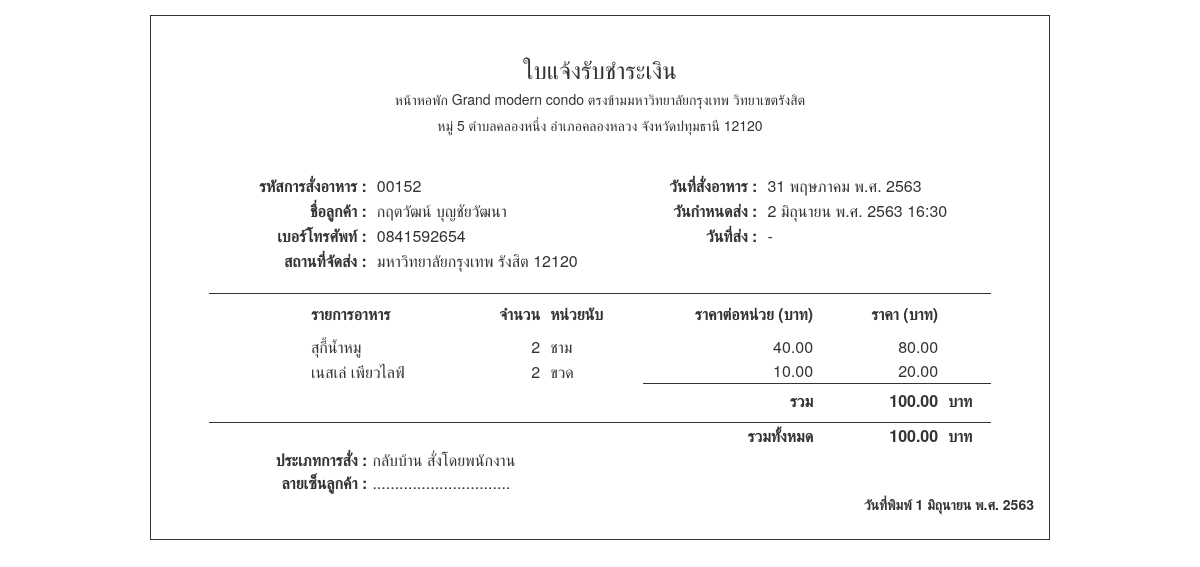
The page /admin/bill_order.php?oid=00152 (signed in) on the database its author committed.
### tables this page shows
CREATE TABLE `orders` (
  `orderid` int(5) UNSIGNED ZEROFILL NOT NULL COMMENT 'รหัสการสั่ง',
  `orderdate` datetime NOT NULL COMMENT 'วัน/เวลาที่สั่ง',
  `order_date_tobedelivery` date NOT NULL COMMENT 'วันกำหนดส่ง',
  `order_time_tobedelivery` time NOT NULL COMMENT 'เวลากำหนดส่ง',
  `order_date_delivered` date NOT NULL COMMENT 'วันที่ส่ง',
  `order_time_delivered` time NOT NULL COMMENT 'เวลาส่ง',
  `order_delivery_place` varchar(100) NOT NULL COMMENT 'สถานที่ส่ง',
  `order_status` int(1) NOT NULL COMMENT 'สถานะการสั่ง',
  `order_type` int(1) NOT NULL COMMENT 'ประเภทการสั่ง',
  `order_totalprice` float(7,2) NOT NULL COMMENT 'ราคารวม',
  `order_evidence` varchar(100) NOT NULL COMMENT 'หลักฐานการชำระ',
  `order_evidence_date` datetime NOT NULL,
  `tables_no` int(5) DEFAULT NULL,
  `payno` int(5) UNSIGNED ZEROFILL DEFAULT NULL,
  `payno_cancel` int(5) UNSIGNED ZEROFILL DEFAULT NULL COMMENT 'ใบเสร็จที่ถูกยกเลิก',
  `cusid` int(5) NOT NULL,
  `reserv_id` int(5) UNSIGNED ZEROFILL DEFAULT NULL
);

CREATE TABLE `customers` (
  `cusid` int(5) NOT NULL,
  `cus_name` varchar(50) NOT NULL,
  `cus_user` varchar(20) NOT NULL,
  `cus_birth` date DEFAULT NULL,
  `cus_tel` varchar(15) NOT NULL,
  `cus_email` varchar(30) NOT NULL,
  `cus_status` int(1) NOT NULL,
  `cus_password` char(40) NOT NULL,
  `cus_postnum` varchar(5) NOT NULL,
  `cus_address` varchar(100) NOT NULL
);

CREATE TABLE `orderdetails` (
  `orderdetid` int(5) UNSIGNED ZEROFILL NOT NULL,
  `orderdet_amount` int(3) NOT NULL COMMENT 'จำนวนอาหารที่สั่ง',
  `orderdet_status` int(1) NOT NULL COMMENT 'สถานะ',
  `orderdet_price` float(7,2) NOT NULL COMMENT 'ราคาที่สั่ง',
  `orderdet_note` varchar(100) NOT NULL COMMENT 'หมายเหตุ',
  `orderid` int(5) UNSIGNED ZEROFILL NOT NULL,
  `foodid` int(5) NOT NULL
);

CREATE TABLE `foods` (
  `foodid` int(5) NOT NULL,
  `food_name` varchar(50) NOT NULL,
  `food_type` int(1) NOT NULL COMMENT 'ประเภทอาหาร',
  `food_price` float(7,2) NOT NULL,
  `food_qty` int(4) NOT NULL COMMENT 'จำนวน',
  `food_count` varchar(30) NOT NULL,
  `food_image` varchar(100) NOT NULL,
  `food_recomend` int(1) NOT NULL DEFAULT '0' COMMENT 'จำนวนการแนะนำ',
  `food_status` int(1) NOT NULL DEFAULT '0'
);

### conf/function.php (called while the page is built, shortened)
<?php
function tothaiyear($dates)
{
    $date = date("d-m-Y", strtotime($dates));
    $d1 = substr($date, 0, 2);
    $m1 = substr($date, 3, 2);
    $y = substr($date, 6, 4);
    $y1 = $y + 543;
    if ($date == "") {
        return "";
    } else {
        return $d1 . "/" . $m1 . "/" . $y1;
    }
}
function dt_tothaiyear($dates)
{
    $date = date("d-m-Y H:i", strtotime($dates));
    $d1 = substr($date, 0, 2);
    $m1 = substr($date, 3, 2);
    $y = substr($date, 6, 4);
    $y1 = $y + 543;
    $time = substr($date, 11, 6);
    if ($date == "") {
        return "";
    } else {
        return $d1 . "/" . $m1 . "/" . $y1 . " " . $time;
    }
}
function fulldate_thai($dates)
{
    $d = substr($dates, 0, 2);
    $m = substr($dates, 3, 2);
    $y = substr($dates, 6, 4);
    if ($d < 10) {
        $d = substr($d, 1, 1);
    }
    if ($m < 10) {
        $m = substr($m, 1, 1);
    }
    $months = array(
        '',
        'มกราคม',
        'กุมภาพันธ์',
        'มีนาคม',
        'เมษายน',
        'พฤษภาคม',
        'มิถุนายน',
        'กรกฎาคม ',
        'สิงหาคม',
        'กันยายน',
        'ตุลาคม',
        'พฤศจิกายน',
        'ธันวาคม',
    );
    if ($dates == "") {
        return "";
    } else {
        return $d . " " . $months[$m] . " พ.ศ. " . ($y + 543);
    }
}
function fulldatetime_thai($dates)
{
    $d = substr($dates, 0, 2);
    $m = substr($dates, 3, 2);
    $y = substr($dates, 6, 4);
    if ($d < 10) {
        $d = substr($d, 1, 1);
    }
    if ($m < 10) {
        $m = substr($m, 1, 1);
    }
    $months = array(
        '',
        'มกราคม',
        'กุมภาพันธ์',
        'มีนาคม',
        'เมษายน',
        'พฤษภาคม',
        'มิถุนายน',
        'กรกฎาคม ',
        'สิงหาคม',
        'กันยายน',
        'ตุลาคม',
        'พฤศจิกายน',
        'ธันวาคม',
    );
    if ($dates == "") {
        return "";
    } else {
        return $d . " " . $months[$m] . " พ.ศ. " . ($y);
    }
}

### admin/bill_order.php (the view, shortened to what this page needs)
<?php
include("conf/lib.php");
include("../conf/function.php");
include("../conf/connection.php");
?>
<head>
</head>
<body>
    <?php
    $sql_payment = "SELECT * FROM orders
    LEFT JOIN customers ON orders.cusid = customers.cusid WHERE orders.orderid = '" . $_GET['oid'] . "'";
    $result_payment = mysqli_fetch_assoc(mysqli_query($link, $sql_payment));
    ?>
    <div class="container" style="padding-top:20px; width:900px; margin-top:15px; border:1px solid;">
        <h3 class="text-center">ใบแจ้งรับชำระเงิน</h3>
        <h5 class="text-center">หน้าหอพัก Grand modern condo ตรงข้ามมหาวิทยาลัยกรุงเทพ วิทยาเขตรังสิต</h5>
        <h5 class="text-center" style="padding-bottom:30px;">หมู่ 5 ตำบลคลองหนึ่ง อำเภอคลองหลวง จังหวัดปทุมธานี 12120</h5>
        <table width="90%" border="0" align="center">
            <tr>
                <td width="150px" style="text-align: right; height:25px; padding-right:10px;"><b>รหัสการสั่งอาหาร : </b></td>
                <td width="200px"><?= $result_payment['orderid'] ?></td>
                <td width="150px" style="text-align: right; padding-right:10px;"><b>วันที่สั่งอาหาร : </b></td>
                <td width="200px"><?= fulldatetime_thai(dt_tothaiyear($result_payment['orderdate'])) ?></td>
            </tr>
            <tr>
                <td width="150px" style="text-align: right; height:25px; padding-right:10px;"><b>ชื่อลูกค้า : </b></td>
                <td width="200px"> <?= $result_payment['cus_name'] ?></td>
                <td width="150px" style="text-align: right; padding-right:10px;"><b>วันกำหนดส่ง : </b></td>
                <td width="200px"><?= ($result_payment['order_date_tobedelivery'] != "0000-00-00") ? fulldatetime_thai(tothaiyear($result_payment['order_date_tobedelivery'])) . " ". substr($result_payment['order_time_tobedelivery'],0,5) : "-"  ?></td>
            </tr>
            <tr>
                <td width="150px" style="text-align: right; height:25px; padding-right:10px;"><b>เบอร์โทรศัพท์ : </b></td>
                <td width="200px"><?= $result_payment['cus_tel'] ?></td>
                <td width="150px" style="text-align: right; padding-right:10px;"><b>วันที่ส่ง : </b></td>
                <td width="200px"><?= ($result_payment['order_date_delivered'] != "0000-00-00") ?  fulldatetime_thai(dt_tothaiyear($result_payment['order_date_delivered'])). " ". substr($result_payment['order_time_delivered'],0,5) : "-" ?></td>
            </tr>
            <tr>
                <td width="150px" style="text-align: right; height:25px; padding-right:10px;"><b>สถานที่จัดส่ง : </b></td>
                <td width="200px"><?= $result_payment['order_delivery_place']  ?></td>
            </tr>
            <tr>
                <td height="20px"></td>
            </tr>
        </table>
        <table width="90%" align="center" border="0">
            <tr>
                <th style="text-align:right; padding-right:20px; width:13%; height:40px; border-top :1px solid;"></th>
                <th style="height:40px; width:150px; border-top :1px solid;">รายการอาหาร</th>
                <th style="height:40px; border-top :1px solid; text-align: right; padding-right:10px;">จำนวน</th>
                <th style="height:40px; border-top :1px solid; ">หน่วยนับ</th>
                <th style="height:40px; border-top :1px solid; text-align: right; width:170px;">ราคาต่อหน่วย (บาท)</th>
                <th style=" height:40px; border-top :1px solid; text-align: right; padding-right:10px;">ราคา (บาท)</th>
                <th style="border-top:1px solid;"></th>
            </tr>
            <?php
            $sum_final = 0;
            ?>
            <tr>
                <td>
                    <?php
                    $sql_orderdet = "SELECT * FROM orderdetails LEFT JOIN foods ON orderdetails.foodid = foods.foodid WHERE orderdetails.orderid = '" . $result_payment['orderid'] . "'";
                    $q_orderdet = mysqli_query($link, $sql_orderdet);
                    $i = 1;
                    $sumdet = 0;
                    while ($ressult_orderdet = mysqli_fetch_array($q_orderdet)) {
                        if ($i >= 2)
                            echo "</tr><tr><td colspan='1'></td>";
                    ?>
                <td><?= $ressult_orderdet['food_name'] ?></td>
                <td align="right" style="padding-right:10px; height:25px;"><?= $ressult_orderdet['orderdet_amount'] ?></td>
                <td><?= $ressult_orderdet['food_count'] ?></td>
                <td align="right"><?= $ressult_orderdet['food_price'] ?></td>
                <td align="right" style="padding-right:10px;"><?= number_format($ressult_orderdet['food_price'] * $ressult_orderdet['orderdet_amount'], 2) ?></td>
            <?php $i++;
                        $sumdet += ($ressult_orderdet['food_price'] * $ressult_orderdet['orderdet_amount']);
                        if ($i >= 2)
                            echo "</tr>";
                    } ?>
            <tr>
                <td colspan="4"></td>
                <td colspan="" style="height:25px; padding-top:5px; padding-bottom:10px; border-top:1px solid;" align="right">
                    <b> รวม </b>
                </td>
                <td align="right" style="padding-top: 5px; border-top:1px solid; padding-bottom:10px; padding-right:10px;">
                    <b><?= number_format($sumdet, 2) ?></b>
                </td>
                <td style=" border-top:1px solid; padding-bottom:5px;"><b>บาท</b></td>
            </tr>
            <?php $sum_final += $sumdet;
            ?>
            <td colspan="5" style="height:25px; text-align:right; border-top:1px solid;">
                <b>รวมทั้งหมด</b>
            </td>
            <td align="right" style="padding-right:10px; border-top:1px solid;"><b><?= number_format($sum_final, 2) ?></b></td>
            <td style=" border-top:1px solid;"><b>บาท</b></td>
        </table>
        <table width="50%" border="0">
            <tr>
                <td width="12%" align="right" style="padding-right:5px;"><b>ประเภทการสั่ง : </b></td>
                <td width="15%">
                    <?php
                    if ($result_payment['order_type'] == 0) {
                        echo "กลับบ้าน สั่งโดยพนักงาน";
                    } elseif ($result_payment['order_type'] == 1) {
                        echo "ทานที่ร้าน สั่งโดยพนักงาน";
                    } elseif ($result_payment['order_type'] == 2) {
                        echo "กลับบ้าน สั่งโดยลูกค้า";
                    }
                    ?>
                </td>
            </tr>
            <tr>
                <td width="20%" align="right" style="padding-right:5px;"><b>ลายเซ็นลูกค้า : </b></td>
                <td>...............................</td>
            </tr>
        </table>
        <div class="row">
            <div class="col-md-4 col-md-offset-8 text-right" style="padding-bottom:25px;">
                <b>วันที่พิมพ์ <?= fulldate_thai(date("d-m-Y")) ?></b>
            </div>
        </div>
    </div>
</body>

### rows shown on the page
orders: orderid "00152", orderdate "31 พฤษภาคม พ.ศ. 2563", cusid.cus_name "กฤตวัฒน์ บุญชัยวัฒนา", order_date_tobedelivery "2 มิถุนายน พ.ศ. 2563", order_time_tobedelivery "16:30", cusid.cus_tel "0841592654", order_delivery_place "มหาวิทยาลัยกรุงเทพ รังสิต 12120"
orderdetails: foodid.food_name "สุกี้น้ำหมู", orderdet_amount "2", foodid.food_count "ชาม", foodid.food_price "40.00", $ressult_orderdet['food_price'] * $ressult_orderdet['orderdet_amount'] "80.00"
orderdetails: foodid.food_name "เนสเล่ เพียวไลฟ์", orderdet_amount "2", foodid.food_count "ขวด", foodid.food_price "10.00", $ressult_orderdet['food_price'] * $ressult_orderdet['orderdet_amount'] "20.00"

### other values the page prints
$sumdet "100.00"
$sum_final "100.00"
